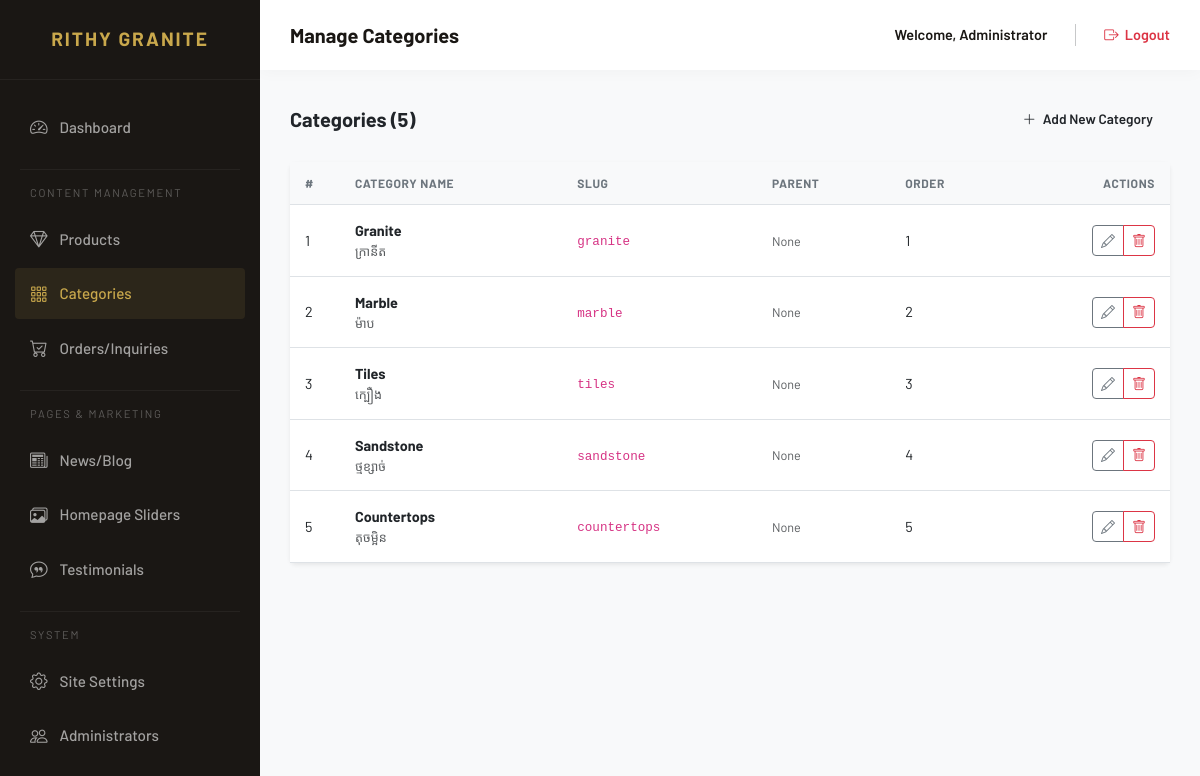
Screenshot of /admin/categories.php (signed in) with the database file from the repository.
### tables this page shows
CREATE TABLE `categories` (
  `id` int(11) NOT NULL,
  `name_en` varchar(200) NOT NULL,
  `name_km` varchar(200) NOT NULL,
  `slug` varchar(200) NOT NULL,
  `description_en` text DEFAULT NULL,
  `description_km` text DEFAULT NULL,
  `parent_id` int(11) DEFAULT NULL,
  `sort_order` int(11) DEFAULT 0,
  `created_at` timestamp NOT NULL DEFAULT current_timestamp()
);

### includes/config.php (called while the page is built, shortened)
<?php
function e($str) {
    return htmlspecialchars($str ?? '', ENT_QUOTES, 'UTF-8');
}

### admin/categories.php (the view, shortened to what this page needs)
<?php
require_once 'includes/header.php';
$db = getDB();
$categories = $db->query("
    SELECT c1.*, c2.name_en as parent_name
    FROM categories c1
    LEFT JOIN categories c2 ON c1.parent_id = c2.id
    ORDER BY c1.sort_order ASC
")->fetchAll();
?>
<div class="d-flex justify-content-between align-items-center mb-4">
    <h5 class="mb-0 fw-bold">Categories (<?= count($categories) ?>)</h5>
    <a href="category-add.php" class="btn btn-gold btn-action">
        <i class="bi bi-plus-lg me-1"></i> Add New Category
    </a>
</div>
<div class="card border-0 shadow-sm">
    <div class="card-body p-0">
        <div class="table-responsive">
            <table class="table table-custom table-hover mb-0">
                <thead>
                    <tr>
                        <th style="width: 50px;">#</th>
                        <th>Category Name</th>
                        <th>Slug</th>
                        <th>Parent</th>
                        <th>Order</th>
                        <th class="text-end">Actions</th>
                    </tr>
                </thead>
                <tbody>
                    <?php if (!empty($categories)): ?>
                        <?php foreach ($categories as $c): ?>
                        <tr>
                            <td><?= $c['id'] ?></td>
                            <td>
                                <div class="fw-bold"><?= e($c['name_en']) ?></div>
                                <div class="text-muted small"><?= e($c['name_km']) ?></div>
                            </td>
                            <td><code class="small"><?= e($c['slug']) ?></code></td>
                            <td><?= $c['parent_name'] ? e($c['parent_name']) : '<span class="text-muted small">None</span>' ?></td>
                            <td><?= $c['sort_order'] ?></td>
                            <td class="text-end">
                                <div class="btn-group">
                                    <a href="category-edit.php?id=<?= $c['id'] ?>" class="btn btn-sm btn-outline-secondary" title="Edit">
                                        <i class="bi bi-pencil"></i>
                                    </a>
                                    <a href="categories.php?delete=<?= $c['id'] ?>" class="btn btn-sm btn-outline-danger" title="Delete" onclick="return confirm('Are you sure you want to delete this category?')">
                                        <i class="bi bi-trash"></i>
                                    </a>
                                </div>
                            </td>
                        </tr>
                        <?php endforeach; ?>
                    <?php else: ?>
                        <tr>
                            <td colspan="6" class="text-center py-5 text-muted">No categories found. Add your first category to get started.</td>
                        </tr>
                    <?php endif; ?>
                </tbody>
            </table>
        </div>
    </div>
</div>
<?php require_once 'includes/footer.php'; ?>

### admin/includes/header.php (style rules this page uses)
:root { --gold: #C9A84C; --gold-dark: #A07830; --stone-dark: #1A1714; --stone-mid: #2D2520; --sidebar-width: 260px; --bg-body: #f8f9fa; }
body { font-family: 'Barlow', sans-serif; background-color: var(--bg-body); overflow-x: hidden; }
.btn-action { padding: 8px 16px; font-size: 0.85rem; font-weight: 600; border-radius: 4px; }
.table-custom th { background: #f8f9fa; font-size: 0.75rem; text-transform: uppercase; letter-spacing: 0.05em; color: #6c757d; border-top: none; padding: 12px 15px; }
.table-custom td { vertical-align: middle; padding: 15px; font-size: 0.9rem; }

### rows the page displays
categories: id "1", name_en "Granite", name_km "ក្រានីត", slug "granite", sort_order "1"
categories: id "2", name_en "Marble", name_km "ម៉ាប", slug "marble", sort_order "2"
categories: id "3", name_en "Tiles", name_km "ក្បឿង", slug "tiles", sort_order "3"
categories: id "4", name_en "Sandstone", name_km "ថ្មខ្សាច់", slug "sandstone", sort_order "4"
categories: id "5", name_en "Countertops", name_km "តុចម្អិន", slug "countertops", sort_order "5"

### other values shown
$pageTitle "Manage Categories"
$adminName "Administrator"
count($categories) "5"
